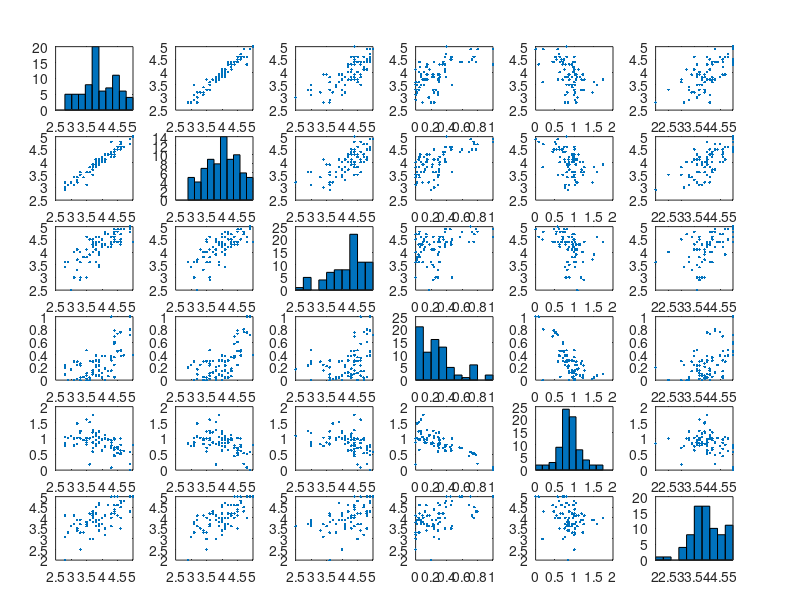

Reproduce this figure in MATLAB. (Note: this script raises an error after producing the figure.)
%%
% All of the q guide data can be found here: http://q.fas.harvard.edu/
% We will look across all departments for course evaluation data.


% VARIABLES IN FILE:
% y1        number of students enrolled in the class the following year
% y2       number of students current year
% overall_rating       
% workload_hours
% recommend
% inst_overall
% inst_access

% Clear all data
clc
clear all
close all

% data=csvread('QGuideData3.csv', 1, 1);
data=csvread('data/QGuideDataFinal.csv', 1, 1);
y1 = data(:,1);               % next year student enrollment
y2 = data(:,2);               % current year student enrollment
overall_rating = data(:,3);   % Overall Rating
workload_hours = data(:,4);   % Workload Hours
recommend = data(:,5);        % Recommend
inst_overall = data(:,6);     % Instructor Overall
inst_access = data(:, 7);     % Instructor Accessibility
elective = data(:, 8);          % Percentage for Elective
requirement = data(:, 9);       % Percentage for Requirement
assignments = data(:, 10);      % Assignments Rating
feedback = data(:, 11);         % Feedback Rating
section = data(:, 12);          % Section Rating

deltaY = y1-y2;                 % Change in enrollment
percentInc = (y1-y2)./y2;       % Percent Increase
ele_req = elective+requirement; % Elective + Requirement percentages

% Combines all the variables
% X=[ overall_rating workload_hours recommend inst_overall inst_access elective requirement feedback section ];
% plot_name = {
%     'Enrollment % Inc.';'overall_rating';  'workload_hours'; 'recommend'; 'inst_overall';
%     'inst_access';'elective'; 'requirement'; 'feedback'; 
%     'section'
%     };


X=[ recommend inst_access elective requirement section ];
plot_name = {'overall_rating'; 'recommend';
    'inst_access';'elective'; 'requirement'; 
    'section'
    };


% X=[  recommend ];
% plot_name = {
%     'percent increase'; 'recommend'
%     };

% Creates plot
[~, ax] = plotmatrix([overall_rating X]);
[R, PValue] = corrplot([overall_rating X]);
% Places labels on plot
for i = 1:length(plot_name)
    ax(i,1).YLabel.String = plot_name{i};
    ax(length(plot_name),i).XLabel.String = plot_name{i};
end

% fits linear regression
fitlm(X, overall_rating)
%%
stepwisefit(X, overall_rating)
